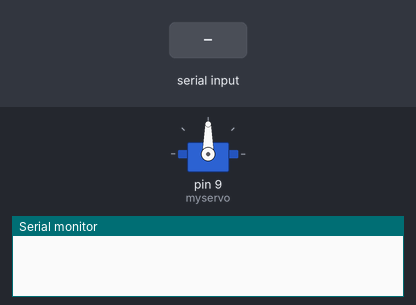
Recording of a sketch running on a simulated Arduino Uno, built with avr-gcc and run on an emulated ATmega328P. Parts: servo, the last lines printed to the serial monitor. The test bench sets the inputs (shaded band).

Above: at 1.2 s.
1.3 s: "200\n" received over Serial
At 2.47 s:
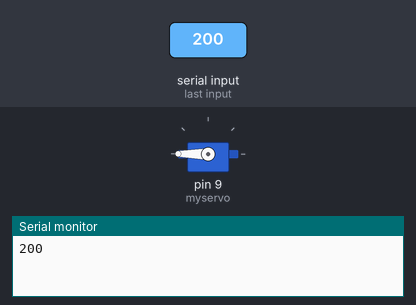
Timing chart, 0 to 4.3 s (numbered marks = the images above; inputs shaded):
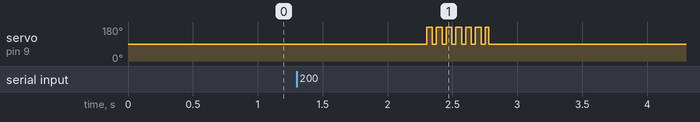

The sketch:

servo.ino
```cpp
#include "servo360.h"
Servo360 myservo;
void setup(){
    Serial.begin(115200);
    myservo.attach(9);
}
void loop(){
    while(Serial.available()){
        String inp1 = Serial.readString();
        int inp2 = inp1.toInt();
        Serial.println(inp2);
        myservo.turndeg(inp2);
    }

}
// #include<Servo.h>
// Servo myServo;
// void setup(){
//     myServo.attach(9);
//     Serial.begin(115200);
// }
// void loop(){
//     while(Serial.available()){
//         String inp1 = Serial.readString();
//         int inp2 = inp1.toInt();
//         myServo.write(inp2);
//     }

// }
```

servo360.h
```cpp
#ifndef SERVO360_FDSH32819
#define SERVO360_FDSH32819 1
#include<Servo.h>
class Servo360: public Servo{
    protected:
        int servoPin;
        int roundtime = 550;
    public:
        void turn(){
            write(180);
            delay(1000);
            write(90);
        }
        void set_round_time(int inp){
            roundtime = inp;
            return;
        }
        void turn30(int dir){
            int turn_time = roundtime * (double(abs(30)) / double(360));
            if(dir){
                write(180);
            }else{
                write(0);
            }
            delay(turn_time);
            write(90);
        }
        void turndeg(int deg){
            int deg_r = deg%30;
            int time_30 = deg/30;
            bool r_c = (deg >= 0);
            for(int a=0;a<time_30;a++){
                turn30(r_c);
                delay(30);
            }
            int turn_time = roundtime * (double(abs(deg_r)) / double(360));
            if(r_c){
                write(180);
            }else{
                write(0);
            }
            Serial.println(turn_time);
            delay(turn_time);
            write(90);
            return;
        }

};
#endif
```

Measured:
- after the input at 1.3 s, servo on pin 9 (myservo): alternates 180° for 0.05 s and 90° for 0.03 s, 14 changes in all, then stays 90°, starting after 1.0 s
